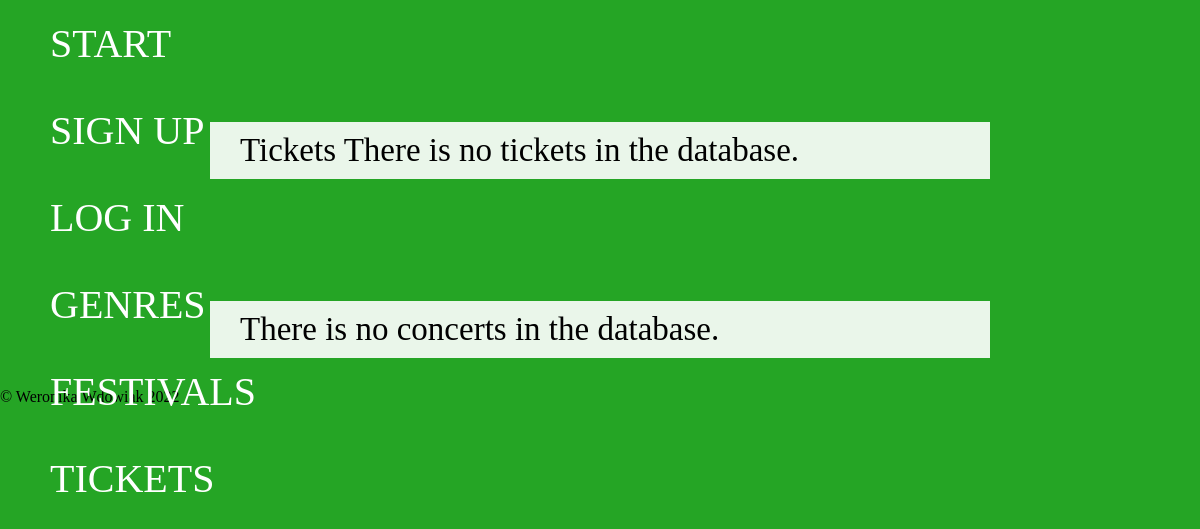
The page /agency/tickets/ on the database as committed earlier.
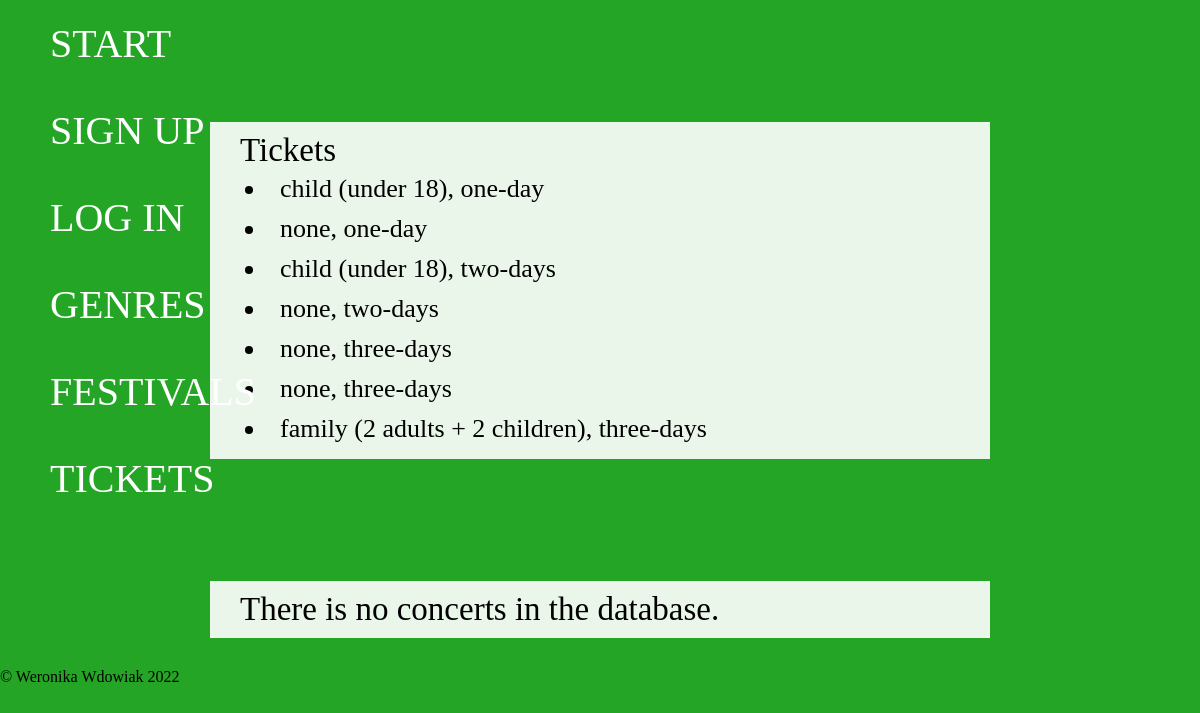
The same page on the database as committed later.
### agency/models.py (models this page shows)
class Ticket(models.Model):
    code = models.IntegerField(default=0)
    price = models.FloatField()
    discount = models.CharField(max_length=35)
    ticket_type = models.CharField(max_length=35)
    ticket_number_sold = models.IntegerField(default=0)
    ticket_number_available = models.IntegerField(default=0)

### agency/views.py (the view)
# urls.py: path('tickets/', views.ticket_list, name='ticket_list'),
def ticket_list(request):
    ticket_list = Ticket.objects.all()
    concert_ticket_list = Ticket_for_concert.objects.all()
    return render(request, 'agency/tickets.html', {'ticket_list': ticket_list, 'concert_ticket_list': concert_ticket_list})
    pass

### agency/templates/agency/tickets.html (shortened to what this page needs)
<!DOCTYPE html>
<html lang="en">
<head>
    <!-- {% load static %}
    <link rel="stylesheet" type="text/css" href="{% static 'agency/tickets_style.css' %}"> -->
</head>
<body>
    <nav>
        <ul id="menu">
            <li id="nav_start"><a href="{% url 'agency:index' %}">START</a></li>
            <li id="nav_register"><a href="{% url 'accounts:signup' %}">SIGN UP</a></li>
            <li id="nav_login"><a href="#">LOG IN</a></li>
            <li id="nav_genres"><a href="{% url 'agency:genre_list' %}">GENRES</a></li>
            <li id="nav_festival"><a href="{% url 'agency:festival_list' %}">FESTIVALS</a></li>
            <li id="nav_ticket"><a href="{% url 'agency:ticket_list' %}">TICKETS</a></li>
        </ul>
    </nav>
    <div class="color_scheme_1" style="margin-top: calc(50px + 9vh);">
        <span>Tickets</span>
        {% if ticket_list %}
            {% for t in ticket_list %}
                 <li class="data_div">
                    {{t.discount}}, {{t.ticket_type}}
                </li>
            {% endfor %}
        {% else %}
            There is no tickets in the database.
        {% endif %}
    </div>
    <div class="color_scheme_1" style="margin-top: calc(50px + 9vh);">
        {% if concert_ticket_list %}
                <table>
                    <th>
                        <td>Ticket Sold ||</td>
                        <td>Concert Name</td>
                    </th>
                    <tbody>
                        {% for c in concert_ticket_list %}
                            <tr>
                                <td>{{c.ticket_id.ticket_number_sold }}||</td>
                                <td>{{ c.concert_id.name}}</td>
                            </tr>
                    </tbody>
                </table>
            {% endfor %}
        {% else %}
            There is no concerts in the database.
        {% endif %}
    </div>
    <footer>
        &copy; Weronika Wdowiak 2022<br>
    </footer>
</body>
</html>

Rows that differ between the two databases and show on the page:
added Ticket: discount "child (under 18)", ticket_type "one-day"
added Ticket: discount "none", ticket_type "one-day"
added Ticket: discount "child (under 18)", ticket_type "two-days"
added Ticket: discount "none", ticket_type "two-days"
added Ticket: discount "none", ticket_type "three-days"
added Ticket: discount "none", ticket_type "three-days"
added Ticket: discount "family (2 adults + 2 children)", ticket_type "three-days"
Other text that changed with them:
text no longer shown: "There is no tickets in the database."
